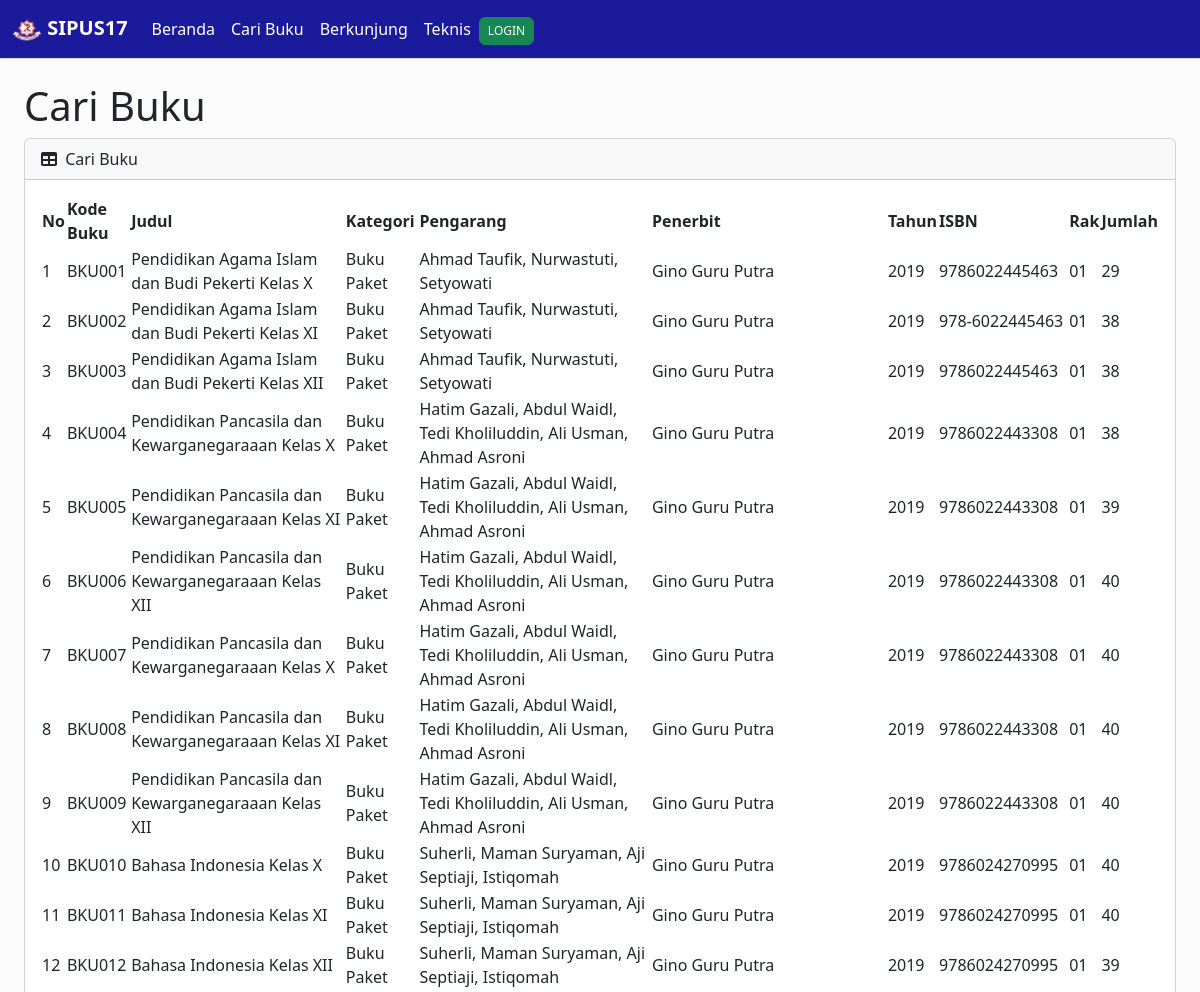
Page /cari_buku.php (upper part) on the earlier database version.
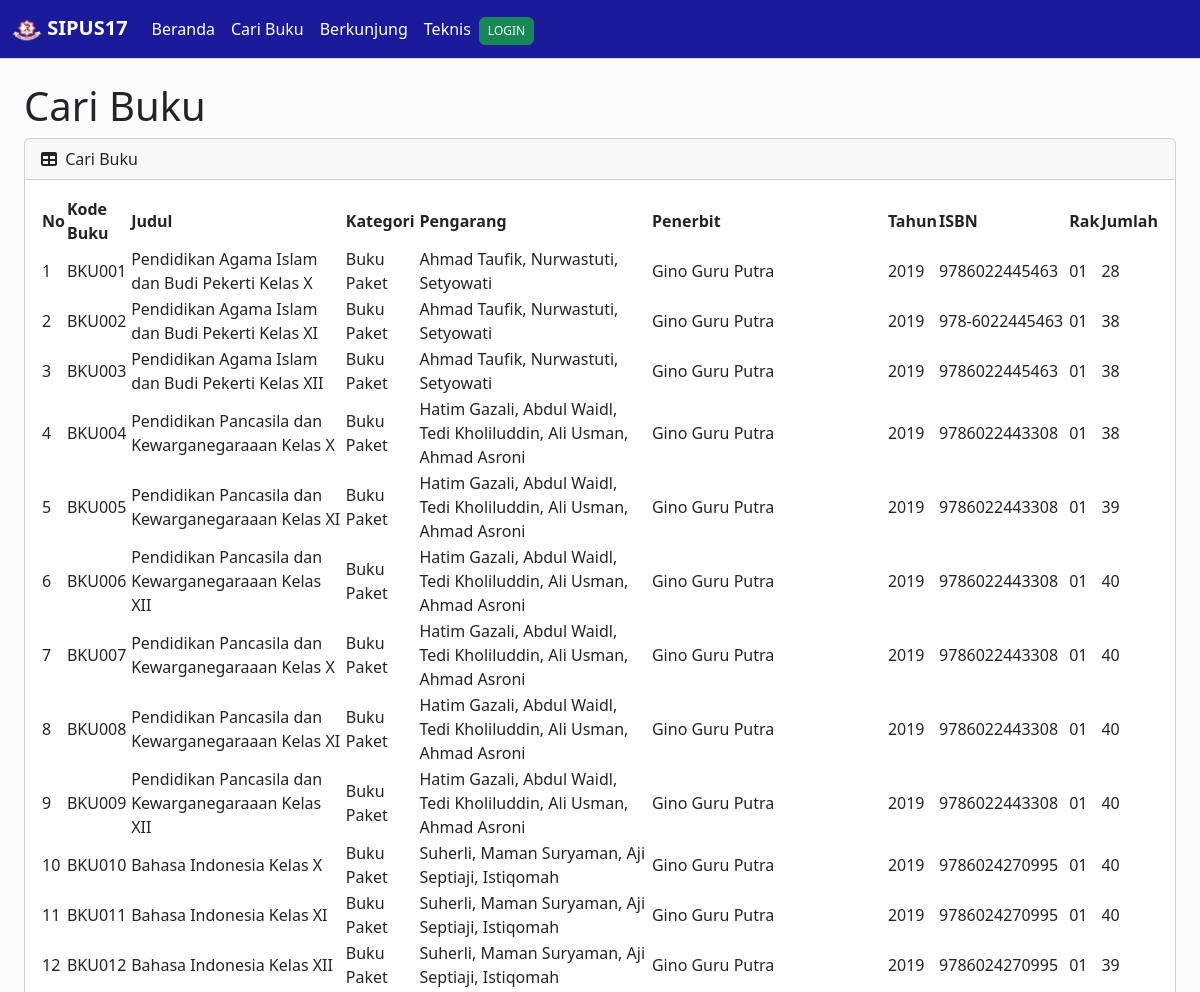
Same page on the later database version.
### tables this page shows
CREATE TABLE `buku` (
  `id_buku` varchar(50) NOT NULL,
  `judul` varchar(100) DEFAULT NULL,
  `id_kategori` int(11) DEFAULT NULL,
  `pengarang` varchar(225) DEFAULT NULL,
  `penerbit` varchar(225) DEFAULT NULL,
  `tahun` varchar(15) DEFAULT NULL,
  `isbn` varchar(30) DEFAULT NULL,
  `rak` varchar(30) DEFAULT NULL,
  `jumlah` int(11) DEFAULT NULL
);

CREATE TABLE `kategori` (
  `id_kategori` int(11) NOT NULL,
  `kategori` varchar(30) DEFAULT NULL
);

### cari_buku.php (the view, shortened to what this page needs)
<!DOCTYPE html>
<html lang="en">
<head>
    <link href="https://cdn.jsdelivr.net/npm/simple-datatables@7.1.2/dist/style.min.css" rel="stylesheet" />
    <link href="css/styles.css" rel="stylesheet" />
    <link href="https://cdn.jsdelivr.net/npm/bootstrap@5.3.2/dist/css/bootstrap.min.css" rel="stylesheet"
>
</head>
<body class="sb-nav-fixed">
    <?php include("nav.php"); ?>
    <div id="layoutSidenav_content">
        <main>
            <div class="container-fluid px-4">
                <h1 class="mt-4">Cari Buku</h1>
                <div class="card mb-4">
                    <div class="card-header">
                        <i class="fas fa-table me-1"></i>
                        Cari Buku
                    </div>
                    <div class="card-body">
                        <table id="datatablesSimple">
                            <thead>
                                <tr>
                                    <th>No</th>
                                    <th>Kode Buku</th>
                                    <th>Judul</th>
                                    <th>Kategori</th>
                                    <th>Pengarang</th>
                                    <th>Penerbit</th>
                                    <th>Tahun</th>
                                    <th>ISBN</th>
                                    <th>Rak</th>
                                    <th>Jumlah</th>
                                </tr>
                            </thead>
                            <tbody>
                                <?php
                                include('koneksi.php');
                                $tampilbuku = mysqli_query($koneksi, "SELECT
                                buku.id_buku,
                                buku.judul,
                                kategori.kategori,
                                buku.pengarang,
                                buku.penerbit,
                                buku.tahun,
                                buku.isbn,
                                buku.rak,
                                buku.jumlah
                            FROM
                                buku
                                INNER JOIN
                                kategori
                                ON
                                    buku.id_kategori = kategori.id_kategori");
                                $no = 1;
                                while ($data = mysqli_fetch_array($tampilbuku)) {
                                    $id_buku = $data['id_buku'];
                                    $judul = $data['judul'];
                                    $kat = $data['kategori'];
                                    $pengarang = $data['pengarang'];
                                    $penerbit = $data['penerbit'];
                                    $tahun = $data['tahun'];
                                    $isbn = $data['isbn'];
                                    $rak = $data['rak'];
                                    $jumlah = $data['jumlah'];
                                    ?>
                                    <tr>
                                        <td>
                                            <?php echo $no++ ?>
                                        </td>
                                        <td>
                                            <?php echo $id_buku ?>
                                        </td>
                                        <td>
                                            <?php echo $judul ?>
                                        </td>
                                        <td>
                                            <?php echo $kat ?>
                                        </td>
                                        <td>
                                            <?php echo $pengarang ?>
                                        </td>
                                        <td>
                                            <?php echo $penerbit ?>
                                        </td>
                                        <td>
                                            <?php echo $tahun ?>
                                        </td>
                                        <td>
                                            <?php echo $isbn ?>
                                        </td>
                                        <td>
                                            <?php echo $rak ?>
                                        </td>
                                        <td>
                                            <?php echo $jumlah ?>
                                        </td>
                                    </tr>
                                <?php } ?>
                            </tbody>
                        </table>
                    </div>
                </div>
            </div>
        </main>
    </div>
</body>
</html>

### nav.php
<nav class="navbar navbar-expand-lg bg-body-tertiary">
    <div class="container-fluid">
        <a class="navbar-brand" href="index.php">
            <img src="logosmk.png" alt="Logo" width="30" height="30">
            <strong>SIPUS17</strong>
        </a>
        <div class="collapse navbar-collapse" id="navbarNavDropdown">
            <ul class="navbar-nav">
                <li class="nav-item">
                    <a class="nav-link" aria-current="page" href="index.php">Beranda</a>
                </li>
                <li class="nav-item">
                    <a class="nav-link" href="cari_buku.php">Cari Buku</a>
                </li>
                <li class="nav-item">
                    <a class="nav-link" href="kunjungan.php">Berkunjung</a>
                </li>
                <li class="nav-item">
                    <a class="nav-link" href="teknis.php">Teknis</a>
                </li>
                <li class="login mt-2">
                    <a class="btn btn-success"
                        style="--bs-btn-padding-y: .25rem; --bs-btn-padding-x: .5rem; --bs-btn-font-size: .75rem;"
                        href="login">LOGIN</a>
                </li>
            </ul>
        </div>
    </div>
</nav>

### cari_buku.php (style rules this page uses)
.navbar { background: rgb(26, 26, 155); background: linear-gradient(180deg, rgba(26, 26, 155, 1) 100%, rgba(0, 212, 255, 1) 100%); box-shadow: 0px 0px 1px 0px; }
.navbar-brand { color: white; }
body { background-color: #fcfcfc; }
strong { text-size-adjust: 5px; }
.navbar-nav a { color: white; }

Differences in the rows shown:
changed buku "BKU001": jumlah "29" → "28"
